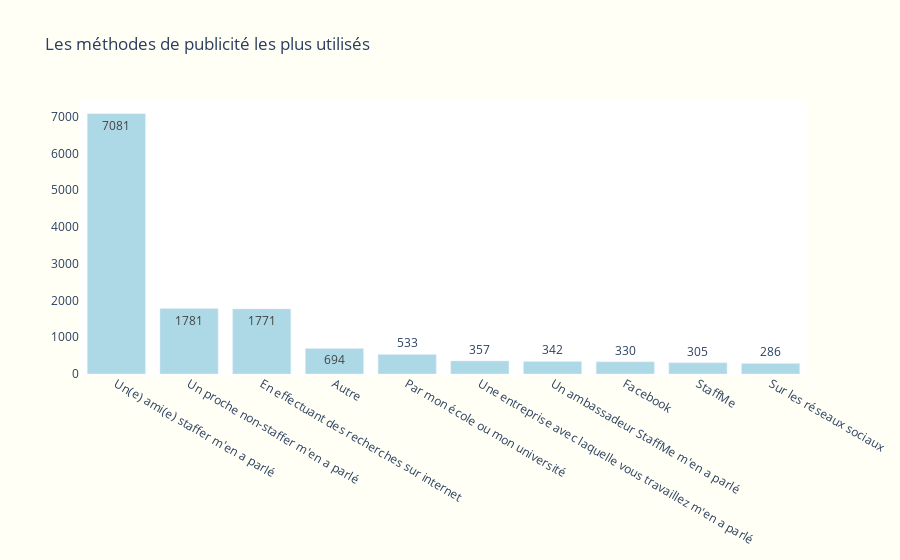

Write notebook code for a chart like this one.
### Code cell
colors = ['lightpink',] * 5
colors = 'lightblue'
fig = go.Figure(
    [
        go.Bar(
            x=labels, 
            y=values,
            text=values, 
            textposition='auto',
            marker_color=colors,
        )
    ]
)
fig.update_layout(
    plot_bgcolor='rgb(255,255,255)',
    paper_bgcolor='rgb(255,255,246)',
    title_text='Les méthodes de publicité les plus utilisés' )
fig.show()

### Figure 1 — Plotly figure (JSON) as saved in the notebook; plotly's stock layout.template omitted (floating-point values rounded to 4 significant figures)
{"data": [{"marker": {"color": "lightblue"}, "text": ["7081", "1781", "1771", "694", "533", "357", "342", "330", "305", "286"], "textposition": "auto", "type": "bar", "x": ["Un(e) ami(e) staffer m'en a parlé", "Un proche non-staffer m'en a parlé", "En effectuant des recherches sur internet", "Autre", "Par mon école ou mon université", "Une entreprise avec laquelle vous travaillez m'en a parlé", "Un ambassadeur StaffMe m'en a parlé", "Facebook", "StaffMe", "Sur les réseaux sociaux"], "y": [7081, 1781, 1771, 694, 533, 357, 342, 330, 305, 286]}], "layout": {"paper_bgcolor": "rgb(255,255,246)", "plot_bgcolor": "rgb(255,255,255)", "title": {"text": "Les méthodes de publicité les plus utilisés"}}}
